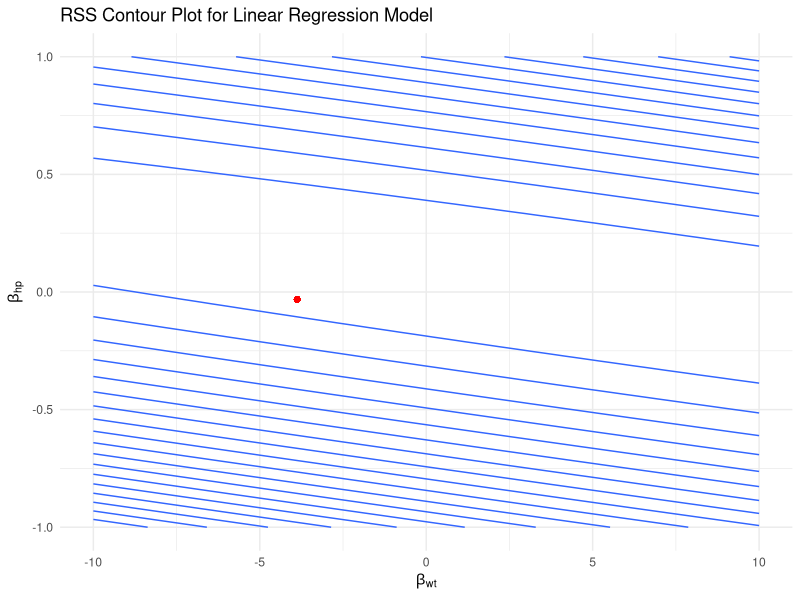
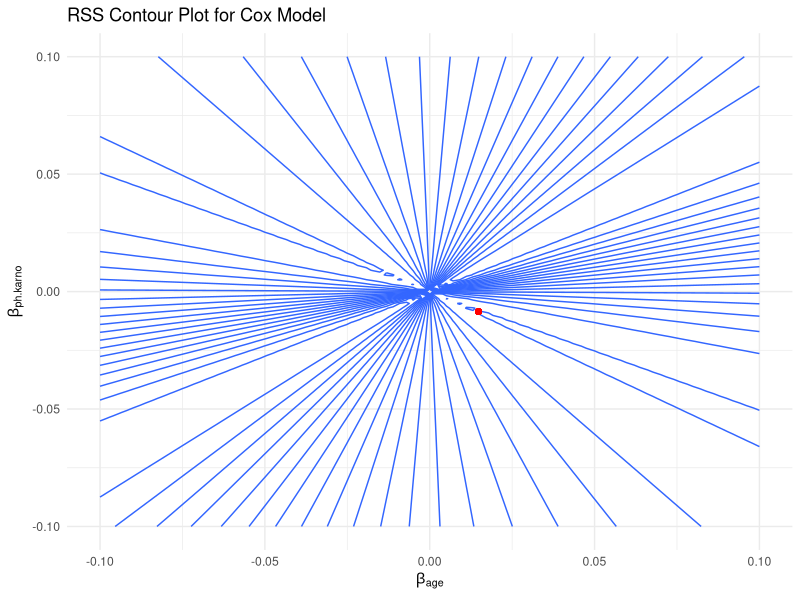

Write R code to recreate these figures, in order.
## ---- chunk 1
library(ggplot2)
library(dplyr)


data(mtcars)
train_df <- mtcars


train_df <- train_df %>%
  select(mpg, wt, hp)


linear_model <- lm(mpg ~ wt + hp, data = train_df)

# rss
calc_rss <- function(beta_wt, beta_hp) {
  train_df$linear_pred <- beta_wt * train_df$wt + beta_hp * train_df$hp
  rss <- sum((train_df$mpg - train_df$linear_pred)^2)
  return(rss)
}

# 生成wt和hp系数的网格
beta_wt_seq <- seq(-10, 10, length.out = 100)
beta_hp_seq <- seq(-1, 1, length.out = 100)
rss_values <- outer(beta_wt_seq, beta_hp_seq, Vectorize(calc_rss))


rss_df <- expand.grid(beta_wt = beta_wt_seq, beta_hp = beta_hp_seq)
rss_df$rss <- as.vector(rss_values)


coef_wt <- coef(linear_model)["wt"]
coef_hp <- coef(linear_model)["hp"]


p <- ggplot(rss_df, aes(x = beta_wt, y = beta_hp, z = rss)) +
  geom_contour(aes(z = rss), bins = 20) +
  geom_point(aes(x = coef_wt, y = coef_hp), color = "red") +
  labs(title = "RSS Contour Plot for Linear Regression Model",
       x = expression(beta[wt]),
       y = expression(beta[hp])) +
  theme_minimal()

print(p)

## ---- chunk 2

library(survival)
library(ggplot2)
library(dplyr)

# Use the lung dataset from the survival package
data(lung)
train_df <- lung

# Check for missing values and remove rows with missing values
train_df <- train_df %>% na.omit()

# Select variables of interest
train_df <- train_df %>%
  select(age, ph.karno, time, status) %>%
  mutate(status = ifelse(status == 2, 1, 0)) # Convert status variable to binary (1 = event, 0 = censored)

# Prepare the survival object
y <- Surv(train_df$time, train_df$status)

# Fit the Cox model using the Breslow method
cox_model <- coxph(y ~ age + ph.karno, data = train_df, method = "breslow")

# Define a function to calculate RSS for given coefficients
calc_rss <- function(beta_age, beta_ph_karno) {
  train_df$linear_pred <- beta_age * train_df$age + beta_ph_karno * train_df$ph.karno
  cox_model_temp <- coxph(y ~ linear_pred, data = train_df, method = "breslow")
  return(-2 * logLik(cox_model_temp))
}

# Generate a grid of beta values for age and ph.karno
beta_age_seq <- seq(-0.1, 0.1, length.out = 100)
beta_ph_karno_seq <- seq(-0.1, 0.1, length.out = 100)
rss_values <- outer(beta_age_seq, beta_ph_karno_seq, Vectorize(calc_rss))

# Create a data frame for plotting
rss_df <- expand.grid(beta_age = beta_age_seq, beta_ph_karno = beta_ph_karno_seq)
rss_df$rss <- as.vector(rss_values)

# Plot the RSS contour plot
p <- ggplot(rss_df, aes(x = beta_age, y = beta_ph_karno, z = rss)) +
  geom_contour(aes(z = rss), bins = 20) +
  geom_point(aes(x = coef(cox_model)["age"], y = coef(cox_model)["ph.karno"]), color = "red") +
  labs(title = "RSS Contour Plot for Cox Model",
       x = expression(beta[age]),
       y = expression(beta[ph.karno])) +
  theme_minimal()

print(p)


